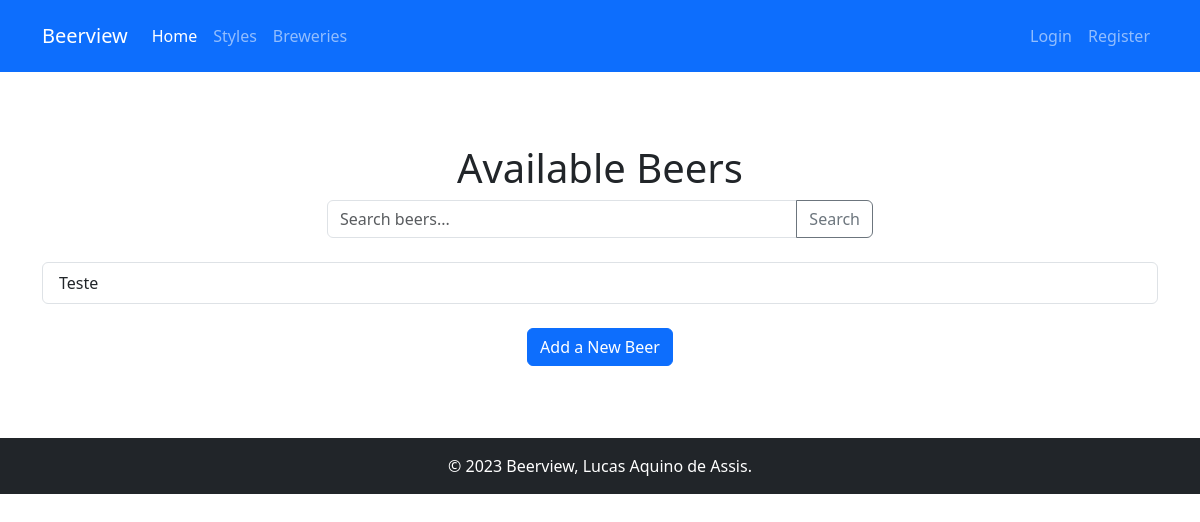
The app's page /, older data.
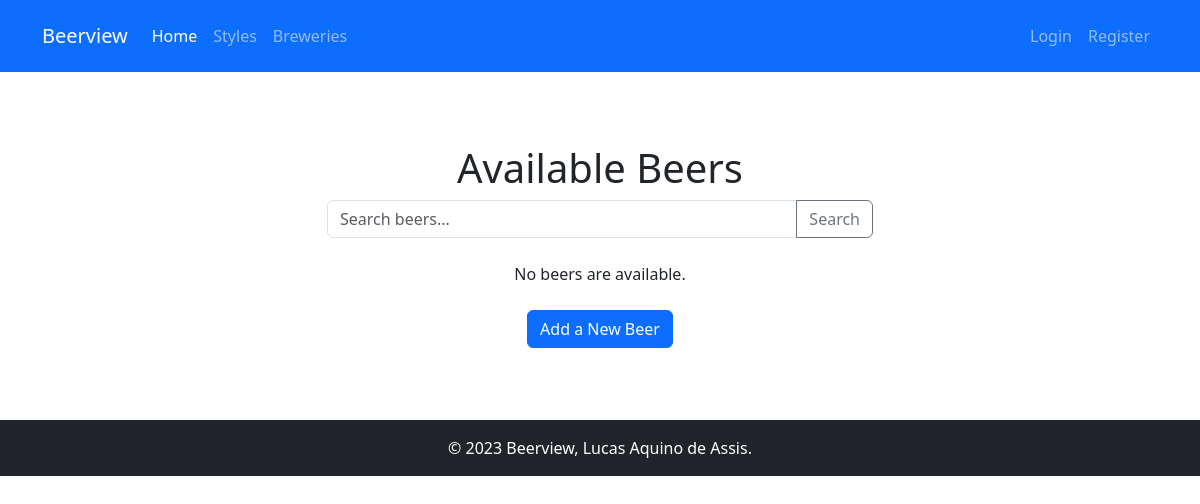
The same page, newer data.
### beerview/models.py (models this page shows, shortened)
class Beer(models.Model):
    name = models.CharField(max_length=200)
    brewery = models.ForeignKey(
        Brewery,
        on_delete=models.CASCADE,
        related_name="beers"
    )
    user = models.ForeignKey(
        'auth.User',
        on_delete=models.SET_NULL,
        null=True
    )
    style = models.ForeignKey(
        BeerStyle,
        on_delete=models.SET_NULL,
        null=True,
        related_name="beers"
    )
    abv = models.DecimalField(
        _("ABV"),
        max_digits=3,
        decimal_places=1,
        help_text=_("Alcohol By Volume"),
        validators=[MinValueValidator(Decimal('0.00'))]
    )
    ibu = models.PositiveIntegerField(
        _("IBU"),
        null=True,
        blank=True,
        help_text=_("International Bitterness Units")
    )
    srm = models.PositiveIntegerField(
        _("SRM"),
        null=True,
        blank=True,
        help_text=_("Standard Reference Method - color")
    )
    description = models.TextField(blank=True)

### beerview/views.py (the view)
# urls.py: path('', views.index, name='index'),
def index(request):
    beers = Beer.objects.all()
    context = {
        "beers": beers,
    }
    return render(request, "beerview/index.html", context)

### beerview/templates/beerview/index.html
{% extends 'base_generic.html' %}
{% load django_bootstrap5 %}
{% block content %}
<div class="py-5">
    <h1 class="text-center">Available Beers</h1>
    <div class="row justify-content-center mb-4">
        <div class="col-md-6">
            <form method="get" action="{% url 'search_beers' %}" class="input-group">
                <input type="text" name="q" class="form-control" placeholder="Search beers...">
                <button class="btn btn-outline-secondary" type="submit">Search</button>
            </form>
        </div>
    </div>
    {% if beers %}
        <div class="list-group">
        {% for beer in beers %}
            <a href="{% url 'beer_details' beer.id %}" class="list-group-item list-group-item-action">{{ beer.name }}</a>
        {% endfor %}
        </div>
    {% else %}
        <p class="text-center">No beers are available.</p>
    {% endif %}
    <div class="text-center mt-4">
        <a href="{% url 'add_beer' %}" class="btn btn-primary">Add a New Beer</a>
    </div>
</div>
{% endblock %}

Row changes from the older to the newer data that the page shows:
removed Beer: name "Teste"
Text that changed along with them:
text now shown: "No beers are available."
